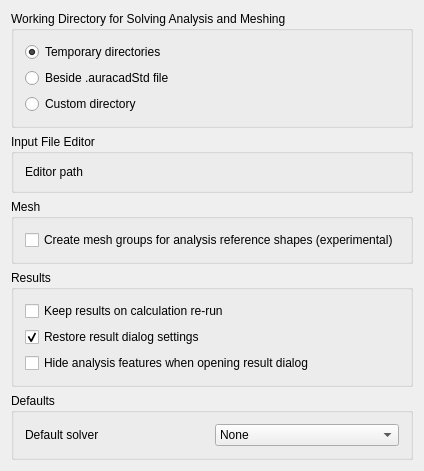
<?xml version="1.0" encoding="UTF-8"?>
<ui version="4.0">
 <class>FemGui::DlgSettingsFemGeneralImp</class>
 <widget class="QWidget" name="FemGui::DlgSettingsFemGeneralImp">
  <property name="geometry">
   <rect>
    <x>0</x>
    <y>0</y>
    <width>411</width>
    <height>450</height>
   </rect>
  </property>
  <property name="windowTitle">
   <string>General</string>
  </property>
  <layout class="QGridLayout" name="gridLayout1">
   <property name="spacing">
    <number>6</number>
   </property>
   <item row="0" column="0">
    <layout class="QVBoxLayout" name="verticalLayout_2">
     <item>
      <widget class="QGroupBox" name="gb_2_workingdir">
       <property name="sizePolicy">
        <sizepolicy hsizetype="Preferred" vsizetype="Maximum">
         <horstretch>0</horstretch>
         <verstretch>0</verstretch>
        </sizepolicy>
       </property>
       <property name="layoutDirection">
        <enum>Qt::LeftToRight</enum>
       </property>
       <property name="title">
        <string>Working Directory for Solving Analysis and Meshing</string>
       </property>
       <property name="alignment">
        <set>Qt::AlignLeading|Qt::AlignLeft|Qt::AlignTop</set>
       </property>
       <layout class="QVBoxLayout" name="verticalLayout_3">
        <item>
         <layout class="QGridLayout" name="gridLayout_3">
          <item row="0" column="0">
           <widget class="Gui::PrefRadioButton" name="cb_wd_temp">
          <property name="minimumSize">
           <size>
            <width>100</width>
            <height>0</height>
           </size>
          </property>
            <property name="text">
             <string>Temporary directories</string>
            </property>
            <property name="toolTip">
             <string>Let the application manage (create, delete) the working directories for all solvers. Use temporary directories.</string>
            </property>
            <property name="checked">
             <bool>true</bool>
            </property>
            <property name="prefEntry" stdset="0">
             <cstring>UseTempDirectory</cstring>
            </property>
            <property name="prefPath" stdset="0">
             <cstring>Mod/Fem/General</cstring>
            </property>
           </widget>
          </item>
          <item row="1" column="0">
           <widget class="Gui::PrefRadioButton" name="cb_wd_beside">
            <property name="minimumSize">
             <size>
              <width>100</width>
              <height>0</height>
             </size>
            </property>
            <property name="text">
             <string>Beside .auracadStd file</string>
            </property>
            <property name="toolTip">
             <string>Create a directory in the same folder in which the auracadStd file of the document is located. Use Subfolder for each object
(e.g. for a file ./mydoc.auracadStd and a solver with the label Elmer002 use ./mydoc/Elmer002).</string>
            </property>
            <property name="prefEntry" stdset="0">
             <cstring>UseBesideDirectory</cstring>
            </property>
            <property name="prefPath" stdset="0">
             <cstring>Mod/Fem/General</cstring>
            </property>
           </widget>
          </item>
          <item row="2" column="0">
           <widget class="Gui::PrefRadioButton" name="cb_wd_custom">
            <property name="minimumSize">
             <size>
              <width>100</width>
              <height>0</height>
             </size>
            </property>
            <property name="text">
             <string>Custom directory</string>
            </property>
            <property name="toolTip">
             <string>Create own subdirectory for each object. Name directory after the solver label prefixed with the document name.
Leave blank to use user home directory.</string>
            </property>
            <property name="prefEntry" stdset="0">
             <cstring>UseCustomDirectory</cstring>
            </property>
            <property name="prefPath" stdset="0">
             <cstring>Mod/Fem/General</cstring>
            </property>
           </widget>
          </item>
          <item row="2" column="1">
           <widget class="Gui::PrefFileChooser" name="AuraCAD_wd_custom">
            <property name="enabled">
             <bool>false</bool>
            </property>
            <property name="sizePolicy">
             <sizepolicy hsizetype="Preferred" vsizetype="Preferred">
              <horstretch>0</horstretch>
              <verstretch>0</verstretch>
             </sizepolicy>
            </property>
            <property name="minimumSize">
             <size>
              <width>0</width>
              <height>0</height>
             </size>
            </property>
            <property name="sizeIncrement">
             <size>
              <width>0</width>
              <height>0</height>
             </size>
            </property>
            <property name="baseSize">
             <size>
              <width>0</width>
              <height>0</height>
             </size>
            </property>
            <property name="mode">
             <enum>Gui::FileChooser::Directory</enum>
            </property>
            <property name="prefEntry" stdset="0">
             <cstring>CustomDirectoryPath</cstring>
            </property>
            <property name="prefPath" stdset="0">
             <cstring>Mod/Fem/General</cstring>
            </property>
           </widget>
          </item>
         </layout>
        </item>
       </layout>
      </widget>
     </item>
     <item>
      <widget class="QGroupBox" name="gb_editor">
       <property name="title">
        <string>Input File Editor</string>
       </property>
       <layout class="QHBoxLayout" name="hl_editor">
        <item>
         <layout class="QGridLayout" name="gl_editor">
          <item row="0" column="0">
           <widget class="QLabel" name="l_ext_editor">
            <property name="enabled">
             <bool>true</bool>
            </property>
            <property name="minimumSize">
             <size>
              <width>100</width>
              <height>0</height>
             </size>
            </property>
            <property name="text">
             <string>Editor path</string>
            </property>
           </widget>
          </item>
          <item row="0" column="1">
           <widget class="Gui::PrefFileChooser" name="AuraCAD_ext_editor">
            <property name="enabled">
             <bool>true</bool>
            </property>
            <property name="toolTip">
             <string>Leave blank to use default AuraCAD internal editor</string>
            </property>
            <property name="prefEntry" stdset="0">
             <cstring>ExternalEditorPath</cstring>
            </property>
            <property name="prefPath" stdset="0">
             <cstring>Mod/Fem/General</cstring>
            </property>
           </widget>
          </item>
         </layout>
        </item>
       </layout>
      </widget>
     </item>
     <item>
      <widget class="QGroupBox" name="gb_3_mesh">
       <property name="title">
        <string>Mesh</string>
       </property>
       <layout class="QHBoxLayout" name="horizontalLayout_2">
        <item>
         <layout class="QGridLayout" name="gl_2">
          <item row="0" column="0">
           <widget class="Gui::PreauracadheckBox" name="cb_analysis_group_meshing">
            <property name="enabled">
             <bool>true</bool>
            </property>
            <property name="text">
             <string>Create mesh groups for analysis reference shapes (experimental)</string>
            </property>
            <property name="checked">
             <bool>false</bool>
            </property>
            <property name="prefEntry" stdset="0">
             <cstring>AnalysisGroupMeshing</cstring>
            </property>
            <property name="prefPath" stdset="0">
             <cstring>Mod/Fem/General</cstring>
            </property>
           </widget>
          </item>
         </layout>
        </item>
       </layout>
      </widget>
     </item>
     <item>
      <widget class="QGroupBox" name="gb_5_results">
       <property name="title">
        <string>Results</string>
       </property>
       <layout class="QHBoxLayout" name="horizontalLayout_5">
        <item>
         <layout class="QVBoxLayout" name="verticalLayout_7">
          <item>
           <widget class="Gui::PreauracadheckBox" name="cb_keep_results_on_rerun">
            <property name="enabled">
             <bool>true</bool>
            </property>
            <property name="toolTip">
             <string>Existing result objects will be kept
otherwise overwritten by new solver run</string>
            </property>
            <property name="text">
             <string>Keep results on calculation re-run</string>
            </property>
            <property name="checked">
             <bool>false</bool>
            </property>
            <property name="prefEntry" stdset="0">
             <cstring>KeepResultsOnReRun</cstring>
            </property>
            <property name="prefPath" stdset="0">
             <cstring>Mod/Fem/General</cstring>
            </property>
           </widget>
          </item>
          <item>
           <widget class="Gui::PreauracadheckBox" name="cb_restore_result_dialog">
            <property name="toolTip">
             <string>The results dialog will be opened
with the last used dialog settings</string>
            </property>
            <property name="text">
             <string>Restore result dialog settings</string>
            </property>
            <property name="checked">
             <bool>true</bool>
            </property>
            <property name="prefEntry" stdset="0">
             <cstring>RestoreResultDialog</cstring>
            </property>
            <property name="prefPath" stdset="0">
             <cstring>Mod/Fem/General</cstring>
            </property>
           </widget>
          </item>
          <item>
           <widget class="Gui::PreauracadheckBox" name="cb_hide_constraint">
            <property name="enabled">
             <bool>true</bool>
            </property>
            <property name="toolTip">
             <string>All analysis features are hidden in the model view
when the results dialog is opened</string>
            </property>
            <property name="text">
             <string>Hide analysis features when opening result dialog</string>
            </property>
            <property name="checkable">
             <bool>true</bool>
            </property>
            <property name="checked">
             <bool>false</bool>
            </property>
            <property name="prefEntry" stdset="0">
             <cstring>HideConstraint</cstring>
            </property>
            <property name="prefPath" stdset="0">
             <cstring>Mod/Fem/General</cstring>
            </property>
           </widget>
          </item>
         </layout>
        </item>
       </layout>
      </widget>
     </item>
     <item>
      <widget class="QGroupBox" name="gb_6_defaults">
       <property name="title">
        <string>Defaults</string>
       </property>
       <layout class="QHBoxLayout" name="horizontalLayout_6">
        <item>
         <layout class="QGridLayout" name="gl_3">
          <item row="0" column="0">
           <widget class="QLabel" name="l_def_solver">
            <property name="enabled">
             <bool>true</bool>
            </property>
            <property name="text">
             <string>Default solver</string>
            </property>
           </widget>
          </item>
          <item row="0" column="1">
           <widget class="Gui::PreauracadomboBox" name="cmb_def_solver">
            <property name="enabled">
             <bool>true</bool>
            </property>
            <property name="toolTip">
             <string>Default solver to be added when
adding an analysis container</string>
            </property>
            <property name="prefEntry" stdset="0">
             <cstring>DefaultSolver</cstring>
            </property>
            <property name="prefPath" stdset="0">
             <cstring>Mod/Fem/General</cstring>
            </property>
            <item>
             <property name="text">
              <string>None</string>
             </property>
            </item>
           </widget>
          </item>
         </layout>
        </item>
       </layout>
      </widget>
     </item>
    </layout>
   </item>
   <item row="2" column="0">
    <spacer name="verticalSpacer">
     <property name="orientation">
      <enum>Qt::Vertical</enum>
     </property>
     <property name="sizeHint" stdset="0">
      <size>
       <width>20</width>
       <height>40</height>
      </size>
     </property>
    </spacer>
   </item>
  </layout>
 </widget>
 <layoutdefault spacing="6" margin="11"/>
 <customwidgets>
  <customwidget>
   <class>Gui::FileChooser</class>
   <extends>QWidget</extends>
   <header>Gui/FileDialog.h</header>
  </customwidget>
  <customwidget>
   <class>Gui::PrefFileChooser</class>
   <extends>Gui::FileChooser</extends>
   <header>Gui/PrefWidgets.h</header>
  </customwidget>
  <customwidget>
   <class>Gui::PrefRadioButton</class>
   <extends>QRadioButton</extends>
   <header>Gui/PrefWidgets.h</header>
  </customwidget>
  <customwidget>
   <class>Gui::PreauracadheckBox</class>
   <extends>QCheckBox</extends>
   <header>Gui/PrefWidgets.h</header>
  </customwidget>
  <customwidget>
   <class>Gui::PreauracadomboBox</class>
   <extends>QComboBox</extends>
   <header>Gui/PrefWidgets.h</header>
  </customwidget>
 </customwidgets>
 <resources>
  <include location="Resources/Fem.qrc"/>
 </resources>
 <connections>
  <connection>
   <sender>cb_wd_custom</sender>
   <signal>toggled(bool)</signal>
   <receiver>AuraCAD_wd_custom</receiver>
   <slot>setEnabled(bool)</slot>
   <hints>
    <hint type="sourcelabel">
     <x>277</x>
     <y>240</y>
    </hint>
    <hint type="destinationlabel">
     <x>66</x>
     <y>276</y>
    </hint>
   </hints>
  </connection>
 </connections>
</ui>
